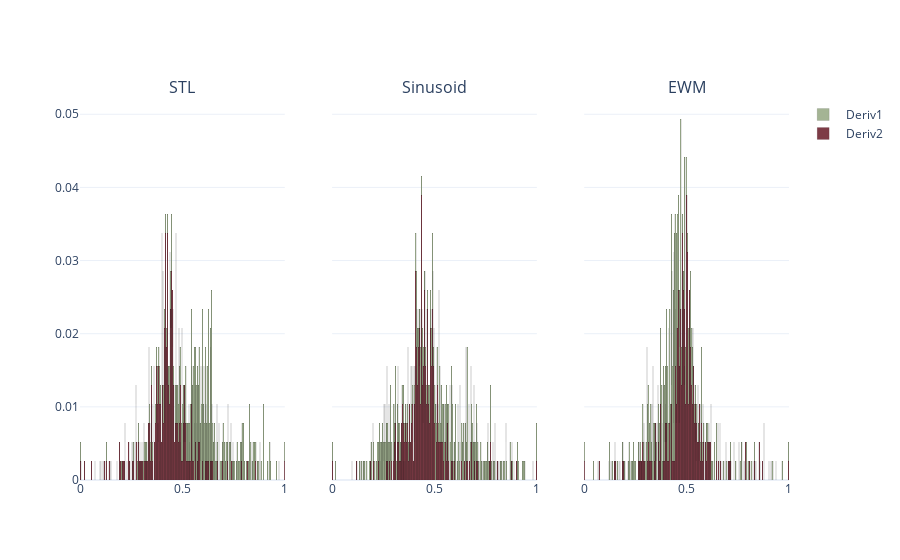

Here is the notebook cell this chart was saved with:
### Code cell
fig = plot_many_dist([w1, w2, w3], ["STL", "Sinusoid", "EWM"])
fig.show()

### Figure 1 — Plotly figure (JSON) as saved in the notebook; plotly's stock layout.template omitted (floating-point values rounded to 4 significant figures; data arrays with more than 128 entries replaced by an {"elided": "..."} marker saying what was removed)
{"data": [{"histnorm": "probability", "marker": {"color": "#702632", "line": {"color": "black", "width": 0.1}}, "name": " Deriv2", "opacity": 0.9, "showlegend": true, "type": "histogram", "x": {"elided": "385 float values"}, "xaxis": "x", "xbins": {"size": 0.003}, "yaxis": "y"}, {"histnorm": "probability", "marker": {"color": "#A4B494", "line": {"color": "black", "width": 0.1}}, "name": " Deriv1", "opacity": 1, "showlegend": true, "type": "histogram", "x": {"elided": "385 float values"}, "xaxis": "x", "xbins": {"size": 0.003}, "yaxis": "y"}, {"histnorm": "probability", "marker": {"color": "#702632", "line": {"color": "black", "width": 0.1}}, "name": " Deriv2", "opacity": 0.9, "showlegend": false, "type": "histogram", "x": {"elided": "385 float values"}, "xaxis": "x2", "xbins": {"size": 0.003}, "yaxis": "y2"}, {"histnorm": "probability", "marker": {"color": "#A4B494", "line": {"color": "black", "width": 0.1}}, "name": " Deriv1", "opacity": 1, "showlegend": false, "type": "histogram", "x": {"elided": "385 float values"}, "xaxis": "x2", "xbins": {"size": 0.003}, "yaxis": "y2"}, {"histnorm": "probability", "marker": {"color": "#702632", "line": {"color": "black", "width": 0.1}}, "name": " Deriv2", "opacity": 0.9, "showlegend": false, "type": "histogram", "x": {"elided": "385 float values"}, "xaxis": "x3", "xbins": {"size": 0.003}, "yaxis": "y3"}, {"histnorm": "probability", "marker": {"color": "#A4B494", "line": {"color": "black", "width": 0.1}}, "name": " Deriv1", "opacity": 1, "showlegend": false, "type": "histogram", "x": {"elided": "385 float values"}, "xaxis": "x3", "xbins": {"size": 0.003}, "yaxis": "y3"}], "layout": {"annotations": [{"font": {"size": 16}, "showarrow": false, "text": "STL", "x": 0.1444, "xanchor": "center", "xref": "paper", "y": 1, "yanchor": "bottom", "yref": "paper"}, {"font": {"size": 16}, "showarrow": false, "text": "Sinusoid", "x": 0.5, "xanchor": "center", "xref": "paper", "y": 1, "yanchor": "bottom", "yref": "paper"}, {"font": {"size": 16}, "showarrow": false, "text": "EWM", "x": 0.8556, "xanchor": "center", "xref": "paper", "y": 1, "yanchor": "bottom", "yref": "paper"}], "barmode": "stack", "xaxis": {"anchor": "y", "domain": [0, 0.2889]}, "xaxis2": {"anchor": "y2", "domain": [0.3556, 0.6444]}, "xaxis3": {"anchor": "y3", "domain": [0.7111, 1]}, "yaxis": {"anchor": "x", "domain": [0, 1]}, "yaxis2": {"anchor": "x2", "domain": [0, 1], "matches": "y", "showticklabels": false}, "yaxis3": {"anchor": "x3", "domain": [0, 1], "matches": "y", "showticklabels": false}}}
